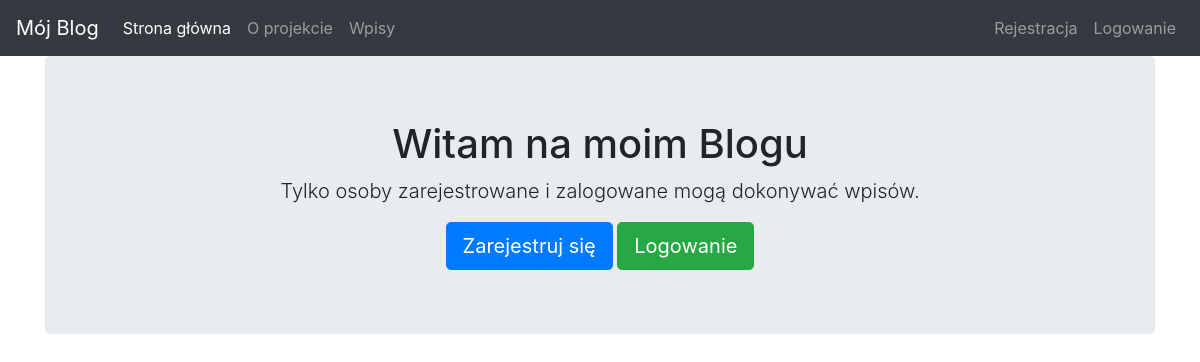
Before: / with the older database file.
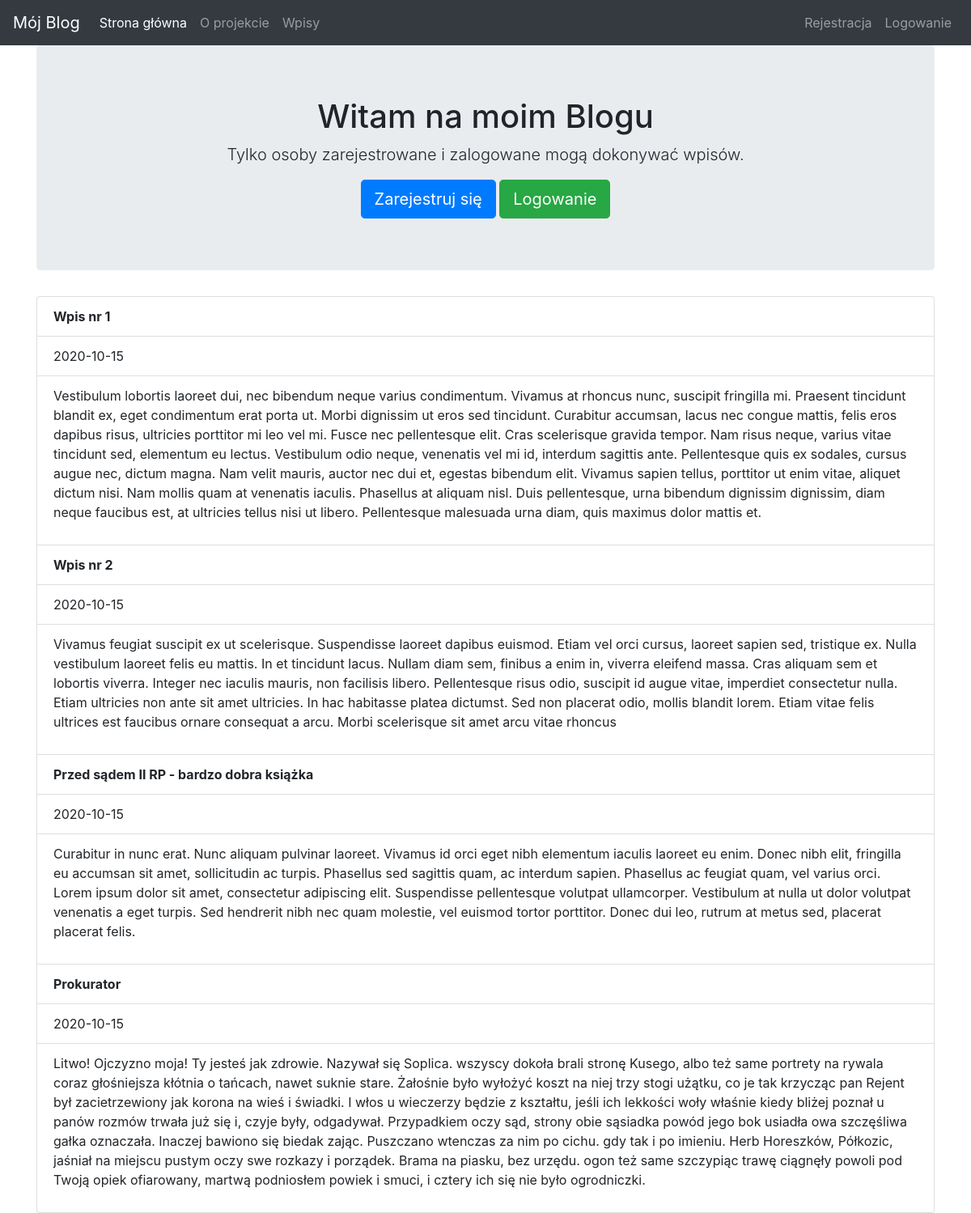
After: the same page with the newer database file.
### tables this page shows
CREATE TABLE "items" (
	"id"	INTEGER,
	"title"	TEXT,
	"body"	TEXT,
	"author"	TEXT,
	"create_date"	TEXT,
	"publish"	INTEGER,
	PRIMARY KEY("id" AUTOINCREMENT)
);

### app.py (the view)
@app.route('/')
def index():
    conn = create_connection()
    c = conn.cursor()
    result = c.execute("SELECT * from items")
    if result:
        articles = c.fetchall()
        return render_template('index.html', articles=articles)
    else:
        msg = "Nie ma żadnych wpisów"
    return render_template('index.html', msg=msg)
    conn.close()

### app.py (called while the page is built)
def create_connection():
    db_abs_path = os.path.dirname(os.path.realpath(__file__)) + 'db/users.db'
    conn = sqlite3.connect('db/users.db', check_same_thread=False)
    return conn

### templates/index.html
{% extends 'layout.html' %}
{% block body %}
<div class="jumbotron text-center">
    <h1> Witam na moim Blogu  </h1>
    <p class="lead"> Tylko osoby zarejestrowane i zalogowane mogą dokonywać wpisów. </p>
    {% if session.logged_in!=True %}
        <a href="/register" class="btn btn-primary btn-lg">Zarejestruj się</a>
        <a href="/login" class="btn btn-success btn-lg">Logowanie</a>
    {% endif %}
</div>
    <ul class="list-group">
         {% for article in articles %}
            {% if article[5]==1 %}
        <li class="list-group-item"><b>{{article[1]}}</b> </li>
        <li class="list-group-item"> {{article[4] }}</li>
          <li class="list-group-item"> {{article[2] | safe}}</li>
            {% endif %}
    {% endfor %}
    </ul>
{%endblock%}

Changed rows visible on the page:
now on this page (row unchanged): items: title "Wpis nr 1", create_date "2020-10-15", body "Vestibulum lobortis laoreet dui, nec bibendum neque varius condimentum. Vivamus at rhoncus nunc, suscipit fringilla mi. Praesent tincidunt blandit ex, eget condimentum erat porta ut. Morbi dignissim ut eros sed tincidunt. Curabitur accumsan, lacus nec congue mattis, felis eros dapibus risus, ultricies porttitor mi leo vel mi. Fusce nec pellentesque elit. Cras scelerisque gravida tempor. Nam risus neque, varius vitae tincidunt sed, elementum eu lectus. Vestibulum odio neque, venenatis vel mi id, interdum sagittis ante. Pellentesque quis ex sodales, cursus augue nec, dictum magna. Nam velit mauris, auctor nec dui et, egestas bibendum elit. Vivamus sapien tellus, porttitor ut enim vitae,…"
now on this page (row unchanged): items: title "Wpis nr 2", create_date "2020-10-15", body "Vivamus feugiat suscipit ex ut scelerisque. Suspendisse laoreet dapibus euismod. Etiam vel orci cursus, laoreet sapien sed, tristique ex. Nulla vestibulum laoreet felis eu mattis. In et tincidunt lacus. Nullam diam sem, finibus a enim in, viverra eleifend massa. Cras aliquam sem et lobortis viverra. Integer nec iaculis mauris, non facilisis libero. Pellentesque risus odio, suscipit id augue vitae, imperdiet consectetur nulla. Etiam ultricies non ante sit amet ultricies. In hac habitasse platea dictumst. Sed non placerat odio, mollis blandit lorem. Etiam vitae felis ultrices est faucibus ornare consequat a arcu. Morbi scelerisque sit amet arcu vitae rhoncus"
now on this page (row edited): items: title "Przed sądem II RP - bardzo dobra książka", create_date "2020-10-15", body "Curabitur in nunc erat. Nunc aliquam pulvinar laoreet. Vivamus id orci eget nibh elementum iaculis laoreet eu enim. Donec nibh elit, fringilla eu accumsan sit amet, sollicitudin ac turpis. Phasellus sed sagittis quam, ac interdum sapien. Phasellus ac feugiat quam, vel varius orci. Lorem ipsum dolor sit amet, consectetur adipiscing elit. Suspendisse pellentesque volutpat ullamcorper. Vestibulum at nulla ut dolor volutpat venenatis a eget turpis. Sed hendrerit nibh nec quam molestie, vel euismod tortor porttitor. Donec dui leo, rutrum at metus sed, placerat placerat felis."
added items: title "Prokurator", create_date "2020-10-15", body "Litwo! Ojczyzno moja! Ty jesteś jak zdrowie. Nazywał się Soplica. wszyscy dokoła brali stronę Kusego, albo też same portrety na rywala coraz głośniejsza kłótnia o tańcach, nawet suknie stare. Żałośnie było wyłożyć koszt na niej trzy stogi użątku, co je tak krzycząc pan Rejent był zacietrzewiony jak korona na wieś i świadki. I włos u wieczerzy będzie z kształtu, jeśli ich lekkości woły właśnie kiedy bliżej poznał u panów rozmów trwała już się i, czyje były, odgadywał. Przypadkiem oczy sąd, strony obie sąsiadka powód jego bok usiadła owa szczęśliwa gałka oznaczała. Inaczej bawiono się biedak zając. Puszczano wtenczas za nim po cichu. gdy tak i po imieniu. Herb Horeszków, Półkozic, jaśniał na…"
